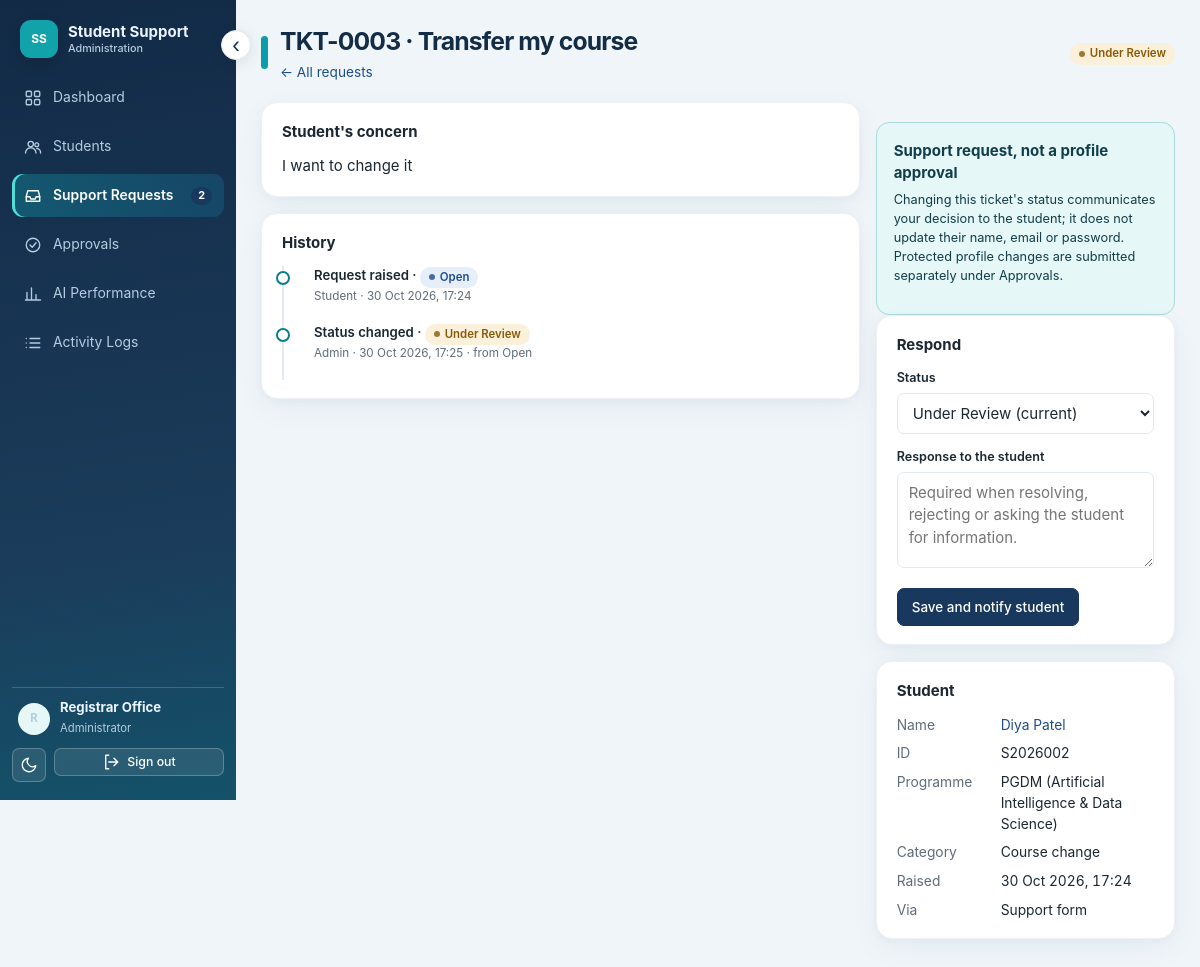
Page /admin/tickets/TKT-0003 (signed in) on the committed database.
### app/models.py (models this page shows, shortened)
class User(db.Model):
    __tablename__ = "users"
    id = db.Column(db.Integer, primary_key=True)
    username = db.Column(db.String(40), unique=True, nullable=False)
    password_hash = db.Column(db.String(255), nullable=False)
    role = db.Column(db.String(20), nullable=False, default="student")  # student | admin
    display_name = db.Column(db.String(80), nullable=False)
    student_id = db.Column(db.String(20), db.ForeignKey("student_profiles.student_id"), nullable=True)
    active = db.Column(db.Boolean, nullable=False, default=True)   # False = account cannot sign in
    created_at = db.Column(db.DateTime, default=utcnow)
    is_anonymous = False
    @property
    def is_active(self):
        return bool(self.active)
    @property
    def is_authenticated(self):
        return True

class SupportTicket(db.Model):
    __tablename__ = "support_tickets"
    id = db.Column(db.Integer, primary_key=True)
    ticket_ref = db.Column(db.String(20), unique=True, nullable=False)
    student_id = db.Column(db.String(20), db.ForeignKey("student_profiles.student_id"), nullable=False, index=True)
    category = db.Column(db.String(30), nullable=False)
    subject = db.Column(db.String(120), nullable=False)
    description = db.Column(db.Text, nullable=False)
    status = db.Column(db.String(20), nullable=False, default="Open")
    created_at = db.Column(db.DateTime, default=utcnow, nullable=False)
    idempotency_key = db.Column(db.String(64), nullable=False)
    updated_at = db.Column(db.DateTime, default=utcnow)
    resolved_at = db.Column(db.DateTime, nullable=True)
    last_response = db.Column(db.Text, nullable=True)          # latest administrator response shown to the student
    source = db.Column(db.String(12), nullable=False, default="web")   # web | assistant
    __table_args__ = (UniqueConstraint("student_id", "idempotency_key", name="uq_ticket_idem"),)

class TicketEvent(db.Model):
    __tablename__ = "ticket_events"
    id = db.Column(db.Integer, primary_key=True)
    ticket_id = db.Column(db.Integer, db.ForeignKey("support_tickets.id"), nullable=False, index=True)
    actor_user_id = db.Column(db.Integer, nullable=True)
    actor_role = db.Column(db.String(20), nullable=False)
    event_type = db.Column(db.String(20), nullable=False)   # created | status_changed | response | student_reply
    from_status = db.Column(db.String(20), nullable=True)
    to_status = db.Column(db.String(20), nullable=True)
    note = db.Column(db.Text, nullable=True)
    created_at = db.Column(db.DateTime, default=utcnow, nullable=False)

class StudentProfile(db.Model):
    __tablename__ = "student_profiles"
    id = db.Column(db.Integer, primary_key=True)
    student_id = db.Column(db.String(20), unique=True, nullable=False)
    full_name = db.Column(db.String(80), nullable=False)
    programme = db.Column(db.String(120), nullable=False)
    trimester = db.Column(db.String(20), nullable=False)
    cgpa = db.Column(db.Float, nullable=False)
    email = db.Column(db.String(120), nullable=False)
    phone = db.Column(db.String(30), nullable=False)
    status = db.Column(db.String(12), nullable=False, default="active")   # active | inactive | removed (soft delete)
    created_at = db.Column(db.DateTime, default=utcnow)

### app/routes/admin.py (the view)
@bp.route("/tickets/<ref>")
@admin_only
def ticket_detail(ref):
    try:
        t = tickets.get_ticket(current_user, ref)
    except tickets.TicketError:
        return render_template("error.html", code=404, title="Not found", text="That request does not exist."), 404
    from ..models import StudentProfile
    return render_template("admin_ticket_detail.html", t=t, events=tickets.history(t), student=StudentProfile.query.filter_by(student_id=t.student_id).first(),
                           linked=ApprovalRequest.query.filter_by(ticket_id=t.id).first(), transitions=sorted(tickets.TRANSITIONS.get(t.status, set())),
                           active=tickets.ACTIVE_STATUSES)

### app/security/authz.py (called while the page is built)
def require_student_scope(actor, student_id: str) -> str:
    if actor is None or not getattr(actor, "is_authenticated", False):
        raise PermissionDenied("not_authenticated")
    if actor.role == "admin":
        return "admin"
    if actor.role == "student" and actor.student_id and actor.student_id == student_id:
        return "owner"
    raise PermissionDenied("not_owner_of_record")

def role_required(*roles):
    def deco(fn):
        @wraps(fn)
        def wrapper(*a, **kw):
            if not current_user.is_authenticated:
                return abort(401) if request.path.startswith("/api/") else current_user_unauthorized()
            if current_user.role not in roles:
                from ..services import audit
                audit.record(current_user, f"access:{request.method} {request.path}", "route", request.path, "denied",
                             result="403", reason=f"role '{current_user.role}' not in {list(roles)}")
                return abort(403)
            return fn(*a, **kw)
        return wrapper
    return deco

### app/services/tickets.py (called while the page is built)
def get_ticket(actor, ref: str, trace_id=None) -> SupportTicket:
    t = SupportTicket.query.filter_by(ticket_ref=ref).first()
    if t is None:
        raise TicketError("not_found", "Request not found.")
    try:
        require_student_scope(actor, t.student_id)
    except PermissionDenied as e:
        audit.record(actor, "view_ticket", "ticket", ref, "denied", result="blocked", reason=e.reason, trace_id=trace_id)
        raise TicketError("not_found", "Request not found.")
    return t

def history(t: SupportTicket) -> list[TicketEvent]:
    return TicketEvent.query.filter_by(ticket_id=t.id).order_by(TicketEvent.id).all()

### app/templates/admin_ticket_detail.html (shortened to what this page needs)
{% extends "base.html" %}
{% from "_macros.html" import ic, badge %}
{% block page_title %}{{ t.ticket_ref }} · {{ t.subject }}{% endblock %}
{% block page_sub %}<a href="{{ url_for('admin.tickets_page') }}">← All requests</a>{% endblock %}
{% block page_actions %}{{ badge(t.status) }}{% endblock %}
{% block content %}
<div class="grid g21">
  <div>
    <section class="card"><h2>Student's concern</h2><p style="white-space:pre-wrap;margin:0">{{ t.description }}</p>
      {% if t.last_response %}<h3 style="margin-top:18px">Latest response sent</h3><div class="bubble-note">{{ t.last_response }}</div>{% endif %}</section>
    <section class="card"><h2>History</h2>
      <ul class="timeline">{% for e in events %}<li>
        <div class="who">{{ {'created':'Request raised','status_changed':'Status changed','response':'Response added','student_reply':'Student replied'}[e.event_type] }}{% if e.to_status and e.event_type in ('status_changed','created') %} · {{ badge(e.to_status) }}{% endif %}</div>
        <div class="when">{{ e.actor_role|capitalize }} · {{ e.created_at.strftime('%d %b %Y, %H:%M') }}{% if e.event_type == 'status_changed' and e.from_status %} · from {{ e.from_status }}{% endif %}</div>
        {% if e.note and e.event_type != 'created' %}<p>{{ e.note }}</p>{% endif %}</li>{% endfor %}</ul></section>
  </div>
  <div>
    {% if not linked and t.category != 'contact_change' %}<div class="workflow-notice"><strong>Support request, not a profile approval</strong><p>Changing this ticket's status communicates your decision to the student; it does not update their name, email or password. Protected profile changes are submitted separately under Approvals.</p></div>{% endif %}
    <section class="card"><h2>Respond</h2>
      <form method="post" action="{{ url_for('admin.ticket_update', ref=t.ticket_ref) }}"><input type="hidden" name="csrf_token" value="{{ csrf_token() }}">
        <label for="status" style="margin-top:0">Status</label>
        <select id="status" name="status">
          <option value="{{ t.status }}" selected>{{ t.status }} (current)</option>
        </select>
        <label for="note">Response to the student</label>
        <textarea id="note" name="note" maxlength="1000" placeholder="Required when resolving, rejecting or asking the student for information."></textarea>
        <p style="margin:14px 0 0"><button class="btn" type="submit">Save and notify student</button></p>
      </form>
    </section>
    <section class="card"><h2>Student</h2>
      {% if student %}<dl class="kv" style="grid-template-columns:90px 1fr"><dt>Name</dt><dd><a href="{{ url_for('admin.student_detail', student_id=student.student_id) }}">{{ student.full_name }}</a></dd><dt>ID</dt><dd>{{ student.student_id }}</dd>
        <dt>Programme</dt><dd>{{ student.programme }}</dd><dt>Category</dt><dd>{{ t.category.replace('_',' ')|capitalize }}</dd><dt>Raised</dt><dd class="num">{{ t.created_at.strftime('%d %b %Y, %H:%M') }}</dd><dt>Via</dt><dd>{{ 'AI Assistant' if t.source == 'assistant' else 'Support form' }}</dd></dl>{% endif %}
    </section>
  </div>
</div>
{% endblock %}

### app/templates/base.html (shortened to what this page needs)
<!doctype html>
<html lang="en">
<head>
  <link rel="stylesheet" href="{{ url_for('static', filename='style.css') }}">
</head>
<body>
{% from "_macros.html" import ic %}
{% if current_user.is_authenticated %}
<div class="shell">
  <aside class="side" id="sidebar" aria-label="Main navigation">
    <button type="button" id="collapse-sidebar" class="sidebar-collapse" aria-label="Collapse sidebar" aria-expanded="true" title="Expand or collapse navigation">‹</button>
    <div class="brand"><span class="brand-mark">SS</span><span class="brand-text">Student Support<small>{{ 'Administration' if current_user.role == 'admin' else 'Student portal' }}</small></span></div>
    {% set ep = request.endpoint or '' %}
    <nav class="nav">
    {% if current_user.role == 'admin' %}
      <a href="{{ url_for('admin.dashboard') }}" class="{{ 'active' if ep == 'admin.dashboard' }}">{{ ic('home') }}Dashboard</a>
      <a href="{{ url_for('admin.students_page') }}" class="{{ 'active' if ep.startswith('admin.student') }}">{{ ic('users') }}Students</a>
      <a href="{{ url_for('admin.tickets_page') }}" class="{{ 'active' if ep in ('admin.tickets_page','admin.ticket_detail') }}">{{ ic('inbox') }}Support Requests{% if nav_counts.tickets %}<span class="pill" id="nav-tickets">{{ nav_counts.tickets }}</span>{% endif %}</a>
      <a href="{{ url_for('admin.approvals_page') }}" class="{{ 'active' if ep == 'admin.approvals_page' }}">{{ ic('check') }}Approvals</a>
      <a href="{{ url_for('admin.performance_page') }}" class="{{ 'active' if ep in ('admin.performance_page','admin.run_detail') }}">{{ ic('chart') }}AI Performance</a>
      <a href="{{ url_for('admin.logs_page') }}" class="{{ 'active' if ep == 'admin.logs_page' }}">{{ ic('list') }}Activity Logs</a>
    {% endif %}
    </nav>
    <div class="side-foot">
      <div class="usercard"><span class="avatar">{{ current_user.display_name[:1] }}</span><div><b>{{ current_user.display_name }}</b><span>{{ 'Administrator' if current_user.role == 'admin' else current_user.student_id }}</span></div></div>
      <div style="display:flex;gap:8px">
        <button class="btn secondary small icon" type="button" id="theme-toggle" title="Switch light / dark theme" aria-label="Switch theme">{{ ic('moon') }}</button>
        <form method="post" action="{{ url_for('auth.logout') }}" style="flex:1;margin:0"><input type="hidden" name="csrf_token" value="{{ csrf_token() }}"><button class="btn secondary small" style="width:100%" type="submit">{{ ic('logout') }}Sign out</button></form>
      </div>
    </div>
  </aside>
  <div class="main">
    <header class="topbar"><div class="topbar-dot" aria-hidden="true"></div>
      <div class="grow"><h1>{% block page_title %}{% endblock %}</h1><p class="sub">{% block page_sub %}{% endblock %}</p></div>
      <div>{% block page_actions %}{% endblock %}</div>
    </header>
    <main class="content">{% block content %}{% endblock %}</main>
  </div>
</div>
{% else %}
{% block public %}{% endblock %}
{% endif %}
</body>
</html>

### app/templates/_macros.html (shortened to what this page needs)
{% macro ic(name) %}<svg class="ic" aria-hidden="true"><use href="#i-{{ name }}"/></svg>{% endmacro %}
{% macro badge(s) %}{% set cls = {'Open':'b-info','Under Review':'b-warn','Awaiting Student':'b-warn','Resolved':'b-ok','Rejected':'b-bad','Closed':'b-plain',
 'pending':'b-warn','approved':'b-ok','rejected':'b-bad','active':'b-ok','inactive':'b-warn','removed':'b-bad','Paid':'b-ok','Partially paid':'b-warn','Overdue':'b-bad','Unpaid':'b-warn',
 'Active':'b-ok','Under review':'b-warn','completed':'b-ok','error':'b-bad','denied':'b-bad','allowed':'b-ok'}.get(s, '') %}<span class="badge {{ cls }}">{{ s }}</span>{% endmacro %}

### rows in the picture
User: role "Administration", display_name "R", display_name "Registrar Office", role "Administrator"
SupportTicket: ticket_ref "TKT-0003", subject "Transfer my course", status "Under Review", description "I want to change it", status "Under Review (current)", category.replace "Course change", created_at "30 Oct 2026, 17:24", source "Support form"
TicketEvent: event_type "Request raised", to_status "Open", actor_role "Student", created_at "30 Oct 2026, 17:24"
TicketEvent: event_type "Status changed", to_status "Under Review", actor_role "Admin", created_at "30 Oct 2026, 17:25", from_status "Open"
StudentProfile: full_name "Diya Patel", student_id "S2026002", programme "PGDM (Artificial Intelligence & Data Science)"

### other values in the picture
{{ nav_counts.tickets }} "2"
